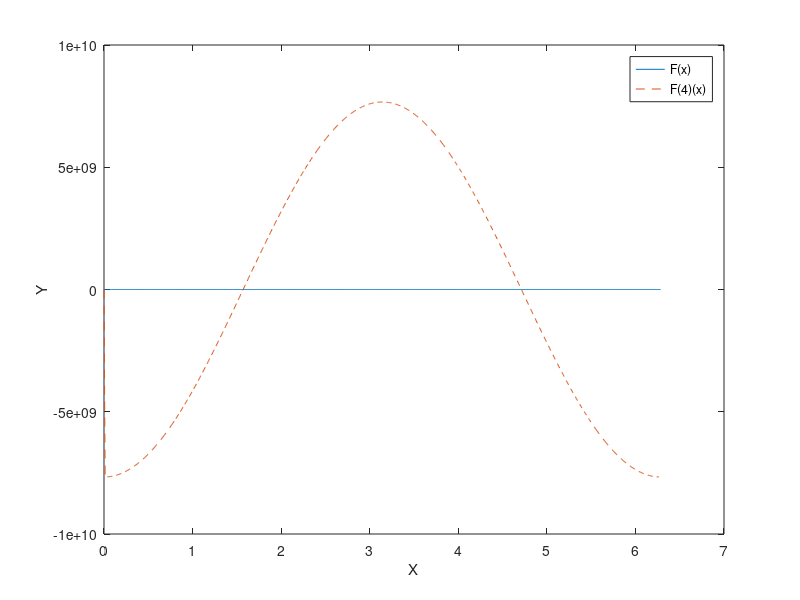

Recreate this plot in MATLAB.
%Final Exam
%Problem 2 
%Part f
%This script demos 4th derivitive from talor serries matrix
%Created by: Patrick Good

%clear workspace
clc
clear
close all

%function
x = linspace(0,2*pi(),1000);
y = cos(x);

%4th derivitive from talor serries matrix
dx=x(2)-x(1);
for i = 3:length(x)-3
    
    xp4(i) = x(i);
    yp4(i) = (y(i-2)-4*y(i-1)-4*y(i+1)+y(i+2)-6*y(i))/dx^4;
    
end

%plot
plot(x,y,xp4,yp4,'--')
xlabel('X')
ylabel('Y')
legend('F(x)','F(4)(x)'); 